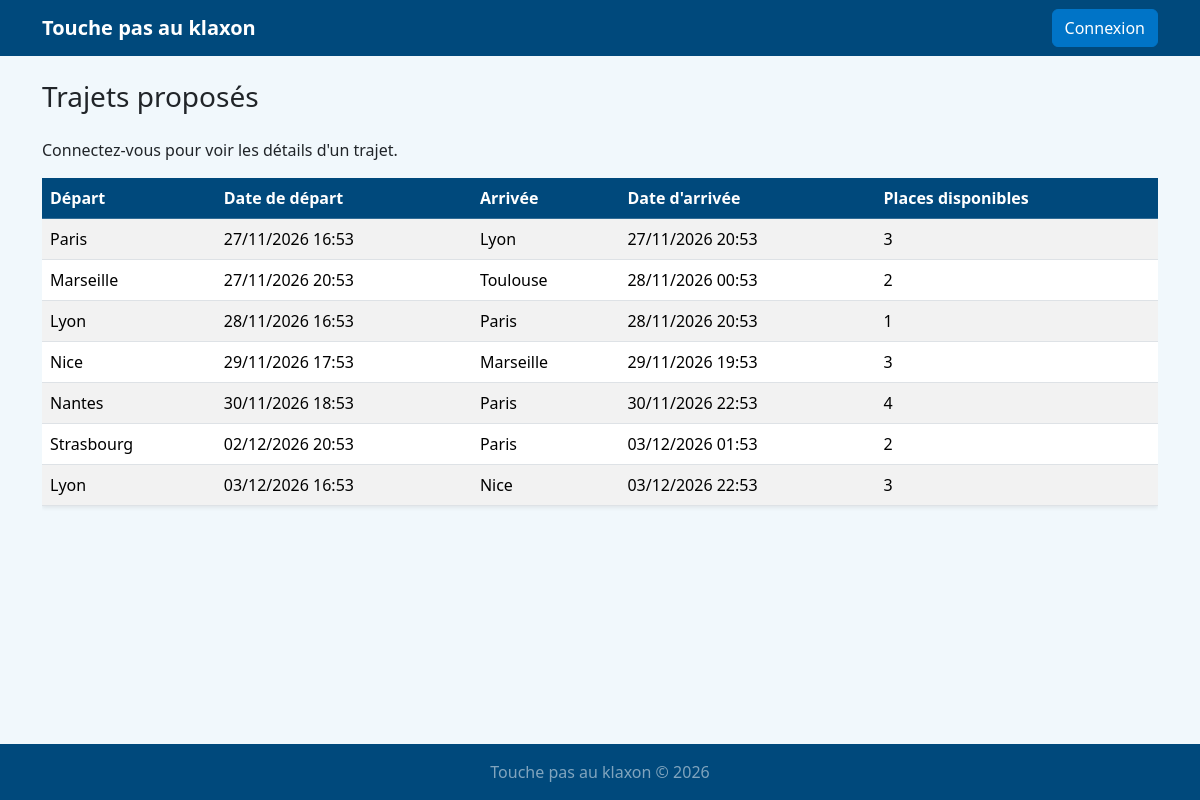
The page / on the database its author committed.
### tables this page shows
CREATE TABLE trajet (
  id                INT UNSIGNED NOT NULL AUTO_INCREMENT,
  agence_depart_id  INT UNSIGNED NOT NULL,
  agence_arrivee_id INT UNSIGNED NOT NULL,
  date_depart       DATETIME NOT NULL,
  date_arrivee      DATETIME NOT NULL,
  places_total      SMALLINT UNSIGNED NOT NULL,
  places_dispo      SMALLINT UNSIGNED NOT NULL,
  auteur_id         INT UNSIGNED NOT NULL,
  PRIMARY KEY (id),
  KEY idx_trajet_depart (date_depart),
  CONSTRAINT fk_trajet_agence_depart  FOREIGN KEY (agence_depart_id)  REFERENCES agence (id) ON DELETE RESTRICT,
  CONSTRAINT fk_trajet_agence_arrivee FOREIGN KEY (agence_arrivee_id) REFERENCES agence (id) ON DELETE RESTRICT,
  CONSTRAINT fk_trajet_auteur         FOREIGN KEY (auteur_id)         REFERENCES utilisateur (id) ON DELETE CASCADE,
  CONSTRAINT ck_trajet_agences CHECK (agence_depart_id <> agence_arrivee_id),
  CONSTRAINT ck_trajet_dates   CHECK (date_arrivee > date_depart),
  CONSTRAINT ck_trajet_places  CHECK (places_dispo <= places_total)
);

CREATE TABLE agence (
  id  INT UNSIGNED NOT NULL AUTO_INCREMENT,
  nom VARCHAR(100) NOT NULL,
  PRIMARY KEY (id),
  UNIQUE KEY uq_agence_nom (nom)
);

### src/Core/View.php (called while the page is built, shortened)
<?php
final class View
{
    public static function render(string $template, array $data = []): void
    {
        extract($data, EXTR_SKIP);
        require dirname(__DIR__, 2) . '/templates/' . $template . '.php';
        $content = ob_get_clean();
        require dirname(__DIR__, 2) . '/templates/layout.php';
    }
}

### src/Controller/TrajetController.php (called while the page is built, shortened)
<?php
final class TrajetController extends Controller
{
    public function index(): void
    {
        $trajets = (new TrajetModel())->upcomingAvailable(new DateTimeImmutable());
        View::render('accueil', ['trajets' => $trajets, 'user' => Session::user()]);
    }
}

### public/index.php (called while the page is built, shortened)
<?php
require_once ROOT . '/src/Core/helpers.php';
$router = new Router();
$router->get('/', [TrajetController::class, 'index']);
$router->get('/connexion', [AuthController::class, 'loginForm']);
$router->post('/connexion', [AuthController::class, 'login']);
$router->post('/deconnexion', [AuthController::class, 'logout']);
$router->get('/trajets/creer', [TrajetController::class, 'creerForm']);
$router->post('/trajets/creer', [TrajetController::class, 'creer']);
$router->get('/trajets/{id}/modifier', [TrajetController::class, 'modifierForm']);
$router->post('/trajets/{id}/modifier', [TrajetController::class, 'modifier']);
$router->post('/trajets/{id}/supprimer', [TrajetController::class, 'supprimer']);
$router->get('/admin', [AdminController::class, 'tableau']);
$router->get('/admin/utilisateurs', [AdminController::class, 'utilisateurs']);
$router->get('/admin/agences', [AdminController::class, 'agences']);
$router->post('/admin/agences', [AdminController::class, 'agenceCreer']);
$router->post('/admin/agences/{id}/modifier', [AdminController::class, 'agenceModifier']);
$router->post('/admin/agences/{id}/supprimer', [AdminController::class, 'agenceSupprimer']);
$router->get('/admin/trajets', [AdminController::class, 'trajets']);
$router->post('/admin/trajets/{id}/supprimer', [AdminController::class, 'trajetSupprimer']);
$router->dispatch($_SERVER['REQUEST_METHOD'], $_SERVER['REQUEST_URI']);

### config/config.php (called while the page is built, shortened)
<?php
return [
    'db_host' => getenv('DB_HOST') ?: 'localhost',
    'db_name' => getenv('DB_NAME') ?: 'touche_pas_au_klaxon',
    'db_user' => getenv('DB_USER') ?: 'root',
    'db_pass' => getenv('DB_PASS') !== false ? getenv('DB_PASS') : '',
];

### src/Core/Database.php (called while the page is built, shortened)
<?php
final class Database
{
    private static ?PDO $pdo = null;
    public static function getConnection(): PDO
    {
        if (self::$pdo === null) {
            $c = require dirname(__DIR__, 2) . '/config/config.php';
            $dsn = sprintf('mysql:host=%s;dbname=%s;charset=utf8mb4', $c['db_host'], $c['db_name']);
            self::$pdo = new PDO($dsn, $c['db_user'], $c['db_pass'], [
                PDO::ATTR_ERRMODE => PDO::ERRMODE_EXCEPTION,
                PDO::ATTR_DEFAULT_FETCH_MODE => PDO::FETCH_ASSOC,
            ]);
        }
        return self::$pdo;
    }
}

### src/Model/TrajetModel.php (called while the page is built, shortened)
<?php
final class TrajetModel
{
    public function upcomingAvailable(DateTimeImmutable $now): array
    {
        $st = Database::getConnection()->prepare(
            self::SELECT . ' WHERE t.places_dispo > 0 AND t.date_depart > :now ORDER BY t.date_depart ASC'
        );
        $st->execute(['now' => $now->format('Y-m-d H:i:s')]);
        return $st->fetchAll();
    }
}

### src/Core/helpers.php (called while the page is built, shortened)
<?php
if (!function_exists('e')) {
    function e(mixed $value): string
    {
        return htmlspecialchars((string) $value, ENT_QUOTES | ENT_SUBSTITUTE, 'UTF-8');
    }
}
if (!function_exists('format_date')) {
    function format_date(string $date): string
    {
        return (new DateTimeImmutable($date))->format('d/m/Y H:i');
    }
}

### src/Core/Session.php (called while the page is built, shortened)
<?php
final class Session
{
    public static function user(): ?array
    {
        return $_SESSION['user'] ?? null;
    }
    public static function isAdmin(): bool
    {
        return (self::user()['role'] ?? '') === 'admin';
    }
}

### templates/accueil.php (the view, shortened to what this page needs)
<h1 class="h3 mb-4">Trajets proposés</h1>
<?php if ($user === null): ?>
  <p>Connectez-vous pour voir les détails d'un trajet.</p>
<?php endif; ?>
<?php if ($trajets === []): ?>
  <div class="alert alert-info">Aucun trajet disponible pour le moment.</div>
<?php else: ?>
<div class="table-responsive">
  <table class="table table-striped align-middle bg-white shadow-sm">
    <thead class="table-dark">
      <tr>
        <th>Départ</th><th>Date de départ</th><th>Arrivée</th><th>Date d'arrivée</th><th>Places disponibles</th>
      </tr>
    </thead>
    <tbody>
    <?php foreach ($trajets as $t): ?>
      <tr>
        <td><?= e($t['agence_depart']) ?></td>
        <td><?= e(format_date($t['date_depart'])) ?></td>
        <td><?= e($t['agence_arrivee']) ?></td>
        <td><?= e(format_date($t['date_arrivee'])) ?></td>
        <td><?= (int) $t['places_dispo'] ?></td>
      </tr>
    <?php endforeach; ?>
    </tbody>
  </table>
</div>
<?php endif; ?>

### src/Core/Router.php (shortened to what this page needs)
<?php
final class Router
{
    private array $routes = [];
    public function get(string $path, array $handler): void
    {
        $this->routes['GET'][$path] = $handler;
    }
    public function post(string $path, array $handler): void
    {
        $this->routes['POST'][$path] = $handler;
    }
    public function dispatch(string $method, string $uri): void
    {
        $path = rtrim((string) parse_url($uri, PHP_URL_PATH), '/');
        $path = $path === '' ? '/' : $path;
        foreach ($this->routes[$method] ?? [] as $pattern => [$class, $action]) {
            $regex = '#^' . preg_replace('#\{(\w+)\}#', '(?P<$1>[^/]+)', $pattern) . '$#';
            if (preg_match($regex, $path, $matches) === 1) {
                $params = array_values(array_filter($matches, 'is_string', ARRAY_FILTER_USE_KEY));
                (new $class())->$action(...$params);
                return;
            }
        }
    }
}

### templates/layout.php (shortened to what this page needs)
<?php
$user = Session::user();
$isAdmin = Session::isAdmin();
?><!doctype html>
<html lang="fr">
<head>
  <link rel="stylesheet" href="/assets/css/app.css">
</head>
<body class="d-flex flex-column min-vh-100">
<nav class="navbar navbar-expand-lg navbar-dark bg-dark">
  <div class="container">
    <a class="navbar-brand fw-bold" href="<?= $isAdmin ? '/admin' : '/' ?>">Touche pas au klaxon</a>
    <div class="collapse navbar-collapse justify-content-end" id="menu">
      <ul class="navbar-nav align-items-lg-center gap-lg-2">
        <?php if ($user === null): ?>
          <li class="nav-item"><a class="btn btn-primary" href="/connexion">Connexion</a></li>
        <?php elseif ($isAdmin): ?>
          <li class="nav-item"><a class="nav-link" href="/admin/utilisateurs">Utilisateurs</a></li>
          <li class="nav-item"><a class="nav-link" href="/admin/agences">Agences</a></li>
          <li class="nav-item"><a class="nav-link" href="/admin/trajets">Trajets</a></li>
        <?php else: ?>
          <li class="nav-item"><a class="btn btn-primary" href="/trajets/creer">Créer un trajet</a></li>
          <li class="nav-item"><span class="navbar-text text-white"><?= e($user['prenom'] . ' ' . $user['nom']) ?></span></li>
        <?php endif; ?>
      </ul>
    </div>
  </div>
</nav>
<main class="container py-4 flex-grow-1">
  <?= $content ?>
</main>
<footer class="bg-dark text-white-50 text-center py-3">
  Touche pas au klaxon &copy; <?= date('Y') ?>
</footer>
</body>
</html>

### rows shown on the page
trajet: agence_depart.nom "Paris", date_depart "27/11/2026 16:53", agence_arrivee.nom "Lyon", date_arrivee "27/11/2026 20:53", places_dispo "3"
trajet: agence_depart.nom "Marseille", date_depart "27/11/2026 20:53", agence_arrivee.nom "Toulouse", date_arrivee "28/11/2026 00:53", places_dispo "2"
trajet: agence_depart.nom "Lyon", date_depart "28/11/2026 16:53", agence_arrivee.nom "Paris", date_arrivee "28/11/2026 20:53", places_dispo "1"
trajet: agence_depart.nom "Nice", date_depart "29/11/2026 17:53", agence_arrivee.nom "Marseille", date_arrivee "29/11/2026 19:53", places_dispo "3"
trajet: agence_depart.nom "Nantes", date_depart "30/11/2026 18:53", agence_arrivee.nom "Paris", date_arrivee "30/11/2026 22:53", places_dispo "4"
trajet: agence_depart.nom "Strasbourg", date_depart "02/12/2026 20:53", agence_arrivee.nom "Paris", date_arrivee "03/12/2026 01:53", places_dispo "2"
trajet: agence_depart.nom "Lyon", date_depart "03/12/2026 16:53", agence_arrivee.nom "Nice", date_arrivee "03/12/2026 22:53", places_dispo "3"
